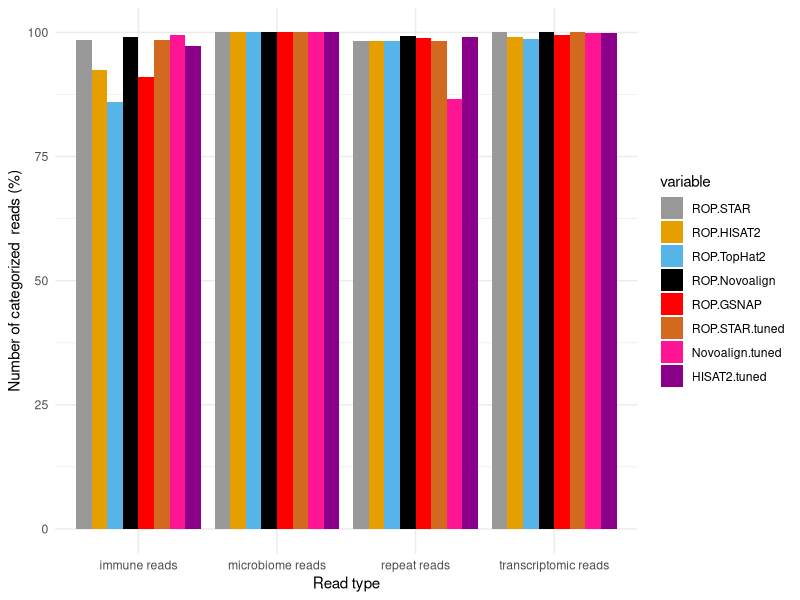

R code for this plot:
#!/usr/bin/env Rscript

library(ggplot2)
library(reshape2)
data=read.csv("rop_reads_simulated.csv")
data.m <- melt(data, id.vars='cat')

pdf("rop_reads_simulated.pdf",width=7,height=4)

ggplot(data.m, aes(cat, value*100))+geom_bar(aes(fill = variable), position = "dodge", stat="identity")+scale_fill_manual(values=c("#999999", "#E69F00", "#56B4E9","black","red","chocolate","deeppink","darkmagenta"))+theme_minimal()+labs(y = "Number of categorized  reads (%)")+labs(x = "Read type")

#ggplot(data.m, aes(cat, value*100))+geom_bar(aes(fill = variable), position = "dodge", stat="identity")+scale_fill_manual(values=c("#999999", "#E69F00", "#56B4E9","black","red","chocolate","darkgray","darkmagenta"))+theme_minimal()+labs(y = "Number of mapped  reads (%)")+labs(x = "Read type")


dev.off()


